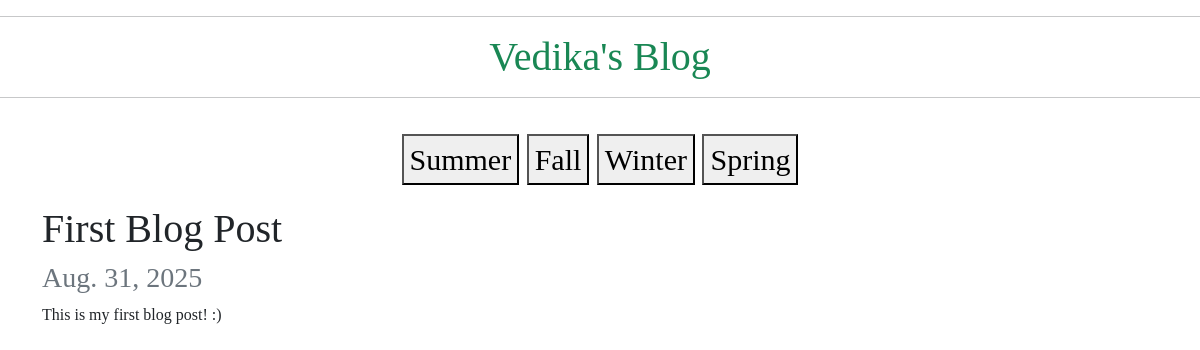
The page /1 on the database its author committed.
### pages/models.py (models this page shows)
class Post(models.Model):
    title = models.CharField(max_length=100)
    date = models.DateField()
    content = models.TextField()

### pages/views.py (the view)
# urls.py: path("<int:pk>", views.detail, name = "detail")
def detail(request, pk):
    this_post = Post.objects.get(pk=pk)
    context = {
        "post": this_post
    }
    return render(request, "detail.html", context)

### pages/templates/detail.html (shortened to what this page needs)
{% extends 'base.html' %}
{% block content %}
<h1>{{post.title}}</h1>
<h3 class="text-secondary">{{post.date}}</h3>
{{post.content}}
{% endblock %}

### pages/static/style.css (style rules this page uses)
body { font-family:monaco; }

### rows shown on the page
Post: title "First Blog Post", date "Aug. 31, 2025", content "This is my first blog post! :)"
